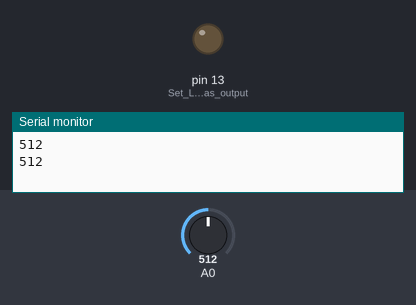
Recording of a sketch running on a simulated Arduino Uno, built with avr-gcc and run on an emulated ATmega328P. On the bench: output pins drawn as LEDs (lit = HIGH), the last lines printed to the serial monitor. Inputs (shaded band) come from the test bench; at power-on: A0 = 512.

Above: at 1.8 s.
1.9 s: A0 set to 308
3.4 s: A0 set to 282
At 5.2 s:
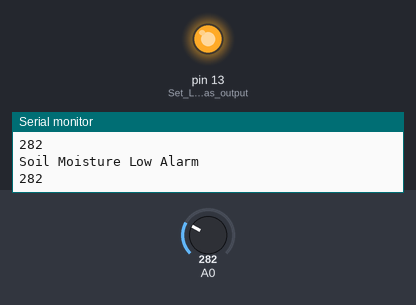
5.5 s: A0 set to 306
At 7.0 s:
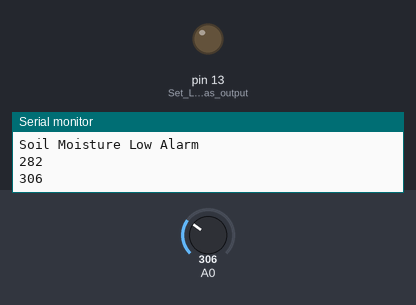
7.5 s: A0 set to 122
At 8.5 s:
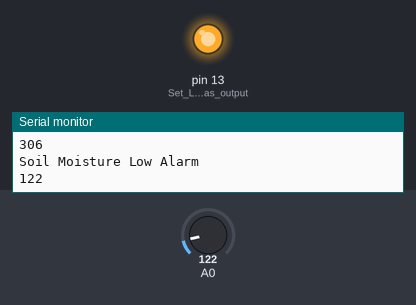
Timing chart, 0 to 10.5 s (numbered marks = the images above; inputs shaded):
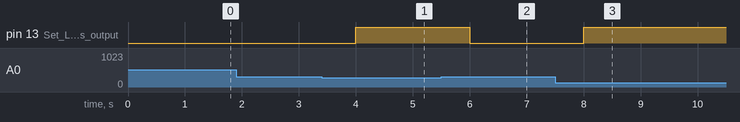

The sketch:

Task_4.1P_Project.ino
```cpp
void setup()
{
  pinMode(LED_BUILTIN, OUTPUT);                                         // Set LED pin as output
  Serial.begin(9600);                                                   // Open serial port, set the baud rate as 9600 bps
}

void loop()
{
  int SoilMoisture = analogRead(0);                                     // Define soil moisture integer
  int SoilMoistureLoSP = 300;                                           // Define alarm Setpoint

  if( SoilMoisture <= SoilMoistureLoSP)                                 // check if soil moisture is low
  {
    digitalWrite(LED_BUILTIN, HIGH);                                    // If low turn the LED on
    Serial.println("Soil Moisture Low Alarm");                          // Print text

  }
  else digitalWrite(LED_BUILTIN, LOW);                                  // Otherwise turn the LED off

  Serial.println(SoilMoisture);                                         // Print the data
  delay(1000);                                                          // Wait 1 second to take another sample
}
```

Measured:
- the behaviour switches between 301 and 300 on A0 (found by bisection; images 0 and 1)
- after the input at 3.4 s, pin 13 (Set_LED_pin_as_output): LOW → HIGH after 0.60 s
- after the input at 5.5 s, pin 13 (Set_LED_pin_as_output): HIGH → LOW after 0.50 s
- after the input at 7.5 s, pin 13 (Set_LED_pin_as_output): LOW → HIGH after 0.50 s
